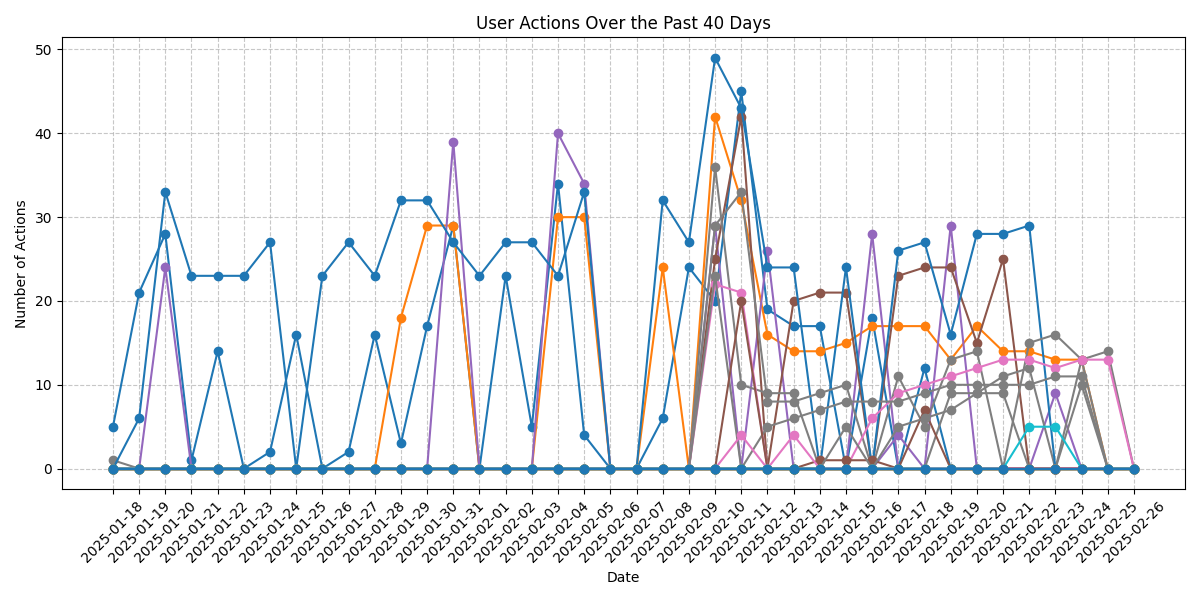

Source code (Python):
#!/usr/bin/env python
"""
User Actions Graph Generator

This script reads the nests.json file and generates a line graph showing
each user's actions over the past 30 days.
"""

import json
import os
import sys
from datetime import datetime, timedelta
from collections import defaultdict
import matplotlib.pyplot as plt


def load_json_data(file_path):
    """Load JSON data from the specified file path."""
    try:
        with open(file_path, 'r') as file:
            return json.load(file)
    except FileNotFoundError:
        print(f"Error: File '{file_path}' not found.")
        sys.exit(1)
    except json.JSONDecodeError:
        print(f"Error: File '{file_path}' contains invalid JSON.")
        sys.exit(1)
    except Exception as e:
        print(f"Error loading file: {str(e)}")
        sys.exit(1)

def extract_user_actions(data, days=40):
    """
    Extract user actions for the past specified number of days.
    Returns a dictionary mapping user IDs to a dictionary of dates and action counts.
    Default is now 90 days (approximately 3 months).
    """
    user_actions = {}
    today = datetime.now()
    
    # Create a list of dates for the past 'days' days
    date_range = [(today - timedelta(days=i)).strftime('%Y-%m-%d') for i in range(days)]
    
    # Initialize user_actions with zeros for all dates
    if 'daily_actions' in data:
        for user_id in data['daily_actions']:
            user_actions[user_id] = {date: 0 for date in date_range}
            
            # Fill in actual action counts where available
            for date_key in data['daily_actions'][user_id]:
                # The date_key format is "actions_YYYY-MM-DD"
                if date_key.startswith('actions_'):
                    date = date_key[8:]  # Extract the date part
                    if date in date_range:
                        actions_data = data['daily_actions'][user_id][date_key]
                        # Count the number of actions used
                        if 'used' in actions_data:
                            user_actions[user_id][date] = actions_data['used']
                        elif 'action_history' in actions_data:
                            user_actions[user_id][date] = len(actions_data['action_history'])
    
    return user_actions

def plot_user_actions(user_actions):
    """Generate a line graph of user actions over time."""
    if not user_actions:
        print("No user action data found for the specified time period.")
        return
    
    plt.figure(figsize=(12, 6))
    
    for user_id, actions in user_actions.items():
        # Sort dates chronologically
        sorted_dates = sorted(actions.keys())
        action_counts = [actions[date] for date in sorted_dates]
        
        # Plot the line for this user
        plt.plot(sorted_dates, action_counts, marker='o', linestyle='-')
    
    # Customize the plot
    plt.title('User Actions Over the Past 40 Days')
    plt.xlabel('Date')
    plt.ylabel('Number of Actions')
    plt.xticks(rotation=45)
    plt.tight_layout()
    plt.grid(True, linestyle='--', alpha=0.7)
    # Legend removed as requested
    
    # Save the plot to a file
    output_file = 'user_actions_graph.png'
    plt.savefig(output_file)
    print(f"Graph saved as '{output_file}'")
    
    # Show the plot
    plt.show()

def main():
    """Main function to run the script."""
    # Get the file path from command line arguments or use default
    if len(sys.argv) > 1:
        file_path = sys.argv[1]
    else:
        file_path = 'nests.json'
    
    print(f"Loading data from '{file_path}'...")
    data = load_json_data(file_path)
    
    print("Extracting user actions...")
    user_actions = extract_user_actions(data)
    
    print("Generating graph...")
    plot_user_actions(user_actions)

if __name__ == "__main__":
    main()
